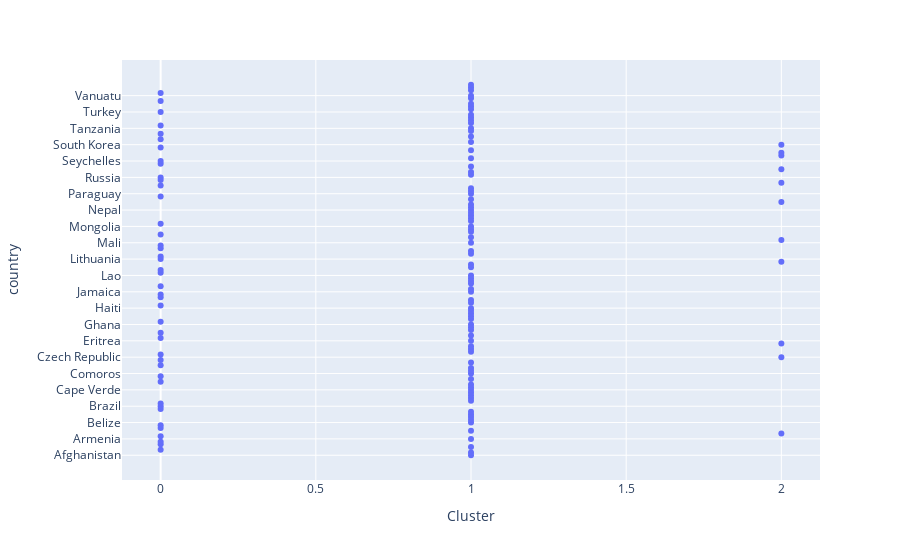

The code cell stored with this chart in its notebook:
### Code cell
#Países que representa seus clusters
import plotly.express as px
fig  = px.scatter(data2, x = 'Cluster', y = 'country')

fig.show()

### Figure 1 — Plotly figure (JSON) as saved in the notebook; plotly's stock layout.template omitted (floating-point values rounded to 4 significant figures; data arrays with more than 128 entries replaced by an {"elided": "..."} marker saying what was removed)
{"data": [{"hovertemplate": "Cluster=%{x}<br>country=%{y}<extra></extra>", "legendgroup": "", "marker": {"color": "#636efa", "symbol": "circle"}, "mode": "markers", "name": "", "orientation": "h", "showlegend": false, "type": "scatter", "x": {"elided": "137 int values"}, "xaxis": "x", "y": {"elided": "137 str values"}, "yaxis": "y"}], "layout": {"legend": {"tracegroupgap": 0}, "margin": {"t": 60}, "xaxis": {"anchor": "y", "domain": [0, 1], "title": {"text": "Cluster"}}, "yaxis": {"anchor": "x", "domain": [0, 1], "title": {"text": "country"}}}}
